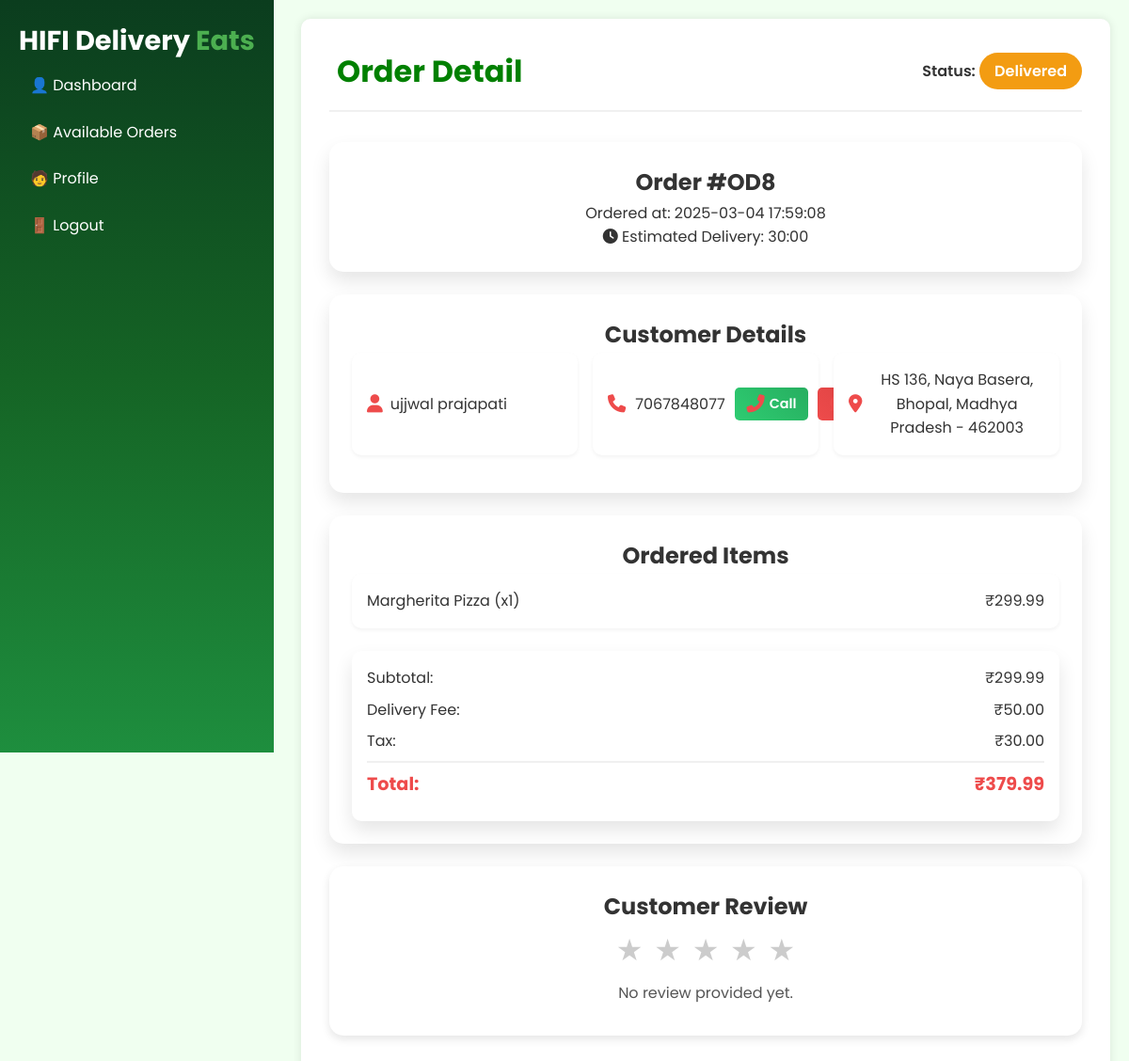
The app's page /delivery-partner/order-detail/8 (signed in) with its own data.
### models.py (models this page shows, shortened)
class Order(db.Model):
    __tablename__ = 'order'
    id = db.Column(db.Integer, primary_key=True)
    user_id = db.Column(db.Integer, db.ForeignKey('customer.id'), nullable=False)
    delivery_agent_id = db.Column(db.Integer, db.ForeignKey('delivery_agent.id'), nullable=True)
    status = db.Column(db.String(50), nullable=False, default="Pending")
    total_price = db.Column(db.Float, nullable=False)
    delivery_location = db.Column(db.String(255), nullable=False)
    created_at = db.Column(db.DateTime, default=func.now())
    delivered_at = db.Column(db.DateTime, nullable=True)
    order_feedback = db.Column(db.Integer, nullable=True)
    delivery_status = db.Column(db.String(50),nullable=False, default="ActionPending")
    items = db.relationship("OrderItem", backref="order", lazy=True)
    user = db.relationship("Customer", back_populates="orders", foreign_keys=[user_id])  # Link to the user

class Customer(UserMixin, db.Model):
    __tablename__ = 'customer'
    id = db.Column(db.Integer, primary_key=True)
    username = db.Column(db.String(100))
    email = db.Column(db.String(100), unique=True)
    phone = db.Column(db.Integer,unique=True, nullable=False)
    password = db.Column(db.String(100), nullable=False)
    addresses = db.relationship("Address", backref="customer", lazy=True)
    orders = db.relationship("Order", back_populates="user", foreign_keys="Order.user_id")  # Orders placed by the user

class Address(db.Model):
    __tablename__ = 'address'
    id = db.Column(db.Integer, primary_key=True)
    customer_id = db.Column(db.Integer, db.ForeignKey('customer.id'), nullable=False)
    address_line = db.Column(db.String(255), nullable=False)
    city = db.Column(db.String(50), nullable=False)
    state = db.Column(db.String(50), nullable=False)
    zip_code = db.Column(db.String(20), nullable=False)
    is_preferred = db.Column(db.Boolean, default=False)

class OrderItem(db.Model):
    __tablename__ = 'order_item'
    id = db.Column(db.Integer, primary_key=True)
    order_id = db.Column(db.Integer, db.ForeignKey('order.id'), nullable=False)
    menu_item_id = db.Column(db.Integer, db.ForeignKey('menu_item.id'), nullable=False)
    quantity = db.Column(db.Integer, nullable=False)
    price = db.Column(db.Float, nullable=False)
    menu_item = db.relationship("MenuItem", backref="order_items")

class MenuItem(db.Model):
    __tablename__ = 'menu_item'
    id = db.Column(db.Integer, primary_key=True)
    name = db.Column(db.String(100), nullable=False)
    description = db.Column(db.Text, nullable=True)
    price = db.Column(db.Float, nullable=False)
    image_url = db.Column(db.String(255), nullable=True)

### routes/delivery_agent_routes.py (the view)
    @app.route('/delivery-partner/order-detail/<int:order_id>')
    def delivery_partner_order_detail(order_id):
        order = (
            db.session.query(Order)
            .options(
                joinedload(Order.user).joinedload(Customer.addresses),  # Load customer's addresses
                joinedload(Order.items).joinedload(OrderItem.menu_item)   # Load each order item's menu details
            )
            .filter(
                Order.delivery_agent_id == current_user.id,
                Order.id == order_id
            )
            .first()
        )
        if not order:
            return "Order not found", 404
        feedback = (
            db.session.query(DeliveryFeedback)
            .filter(
                DeliveryFeedback.delivery_agent_id == current_user.id,
                DeliveryFeedback.order_id == order_id
            )
            .first()
        )
        print(feedback)
        return render_template("delivery_agent/order_detail.html", user=current_user, order=order, feedback=feedback)

### templates/delivery_agent/order_detail.html (shortened to what this page needs)
{% extends "/delivery_agent/index.html" %} {% block css %}
<link rel="stylesheet" href="/css/delivery_agent/order_detail.css" />
{% endblock css %} {% block content %}
<header>
  <div class="logo">
    <h1>Order Detail</h1>
  </div>
  <div class="order-status">
    <span class="status-label">Status:</span>
    <span class="status-value" id="orderStatus"
      >{{ order.delivery_status }}</span
    >
  </div>
</header>
<main>
  <section class="order-info card">
    <h2>Order #OD{{ order.id }}</h2>
    <p class="order-time">
      Ordered at:
      <span id="orderTime"
        >{{ order.created_at.strftime('%Y-%m-%d %H:%M:%S') }}</span
      >
    </p>
    <div class="estimated-delivery">
      <i class="fas fa-clock"></i>
      <span>Estimated Delivery: </span>
      <span id="estimatedDelivery">30:00</span>
    </div>
  </section>
  <section class="customer-info card">
    <h2>Customer Details</h2>
    <div class="info-grid">
      <div class="info-item">
        <i class="fas fa-user"></i>
        <p id="customerName">{{ order.user.username }}</p>
      </div>
      <div class="info-item phone-info">
        <i class="fas fa-phone"></i>
        <p id="customerPhone">{{ order.user.phone }}</p>
        <div class="phone-actions">
          <a href="tel:{{ order.user.phone }}" class="btn btn-call">
            <i class="fas fa-phone-alt"></i> Call
          </a>
          <a href="sms:{{ order.user.phone }}" class="btn btn-text">
          </a>
        </div>
      </div>
      <div class="info-item">
        <i class="fas fa-map-marker-alt"></i>
        <p id="customerAddress">
          {% if order.user.addresses %} {{ order.user.addresses[0].address_line
          }}, {{ order.user.addresses[0].city }}, {{
          order.user.addresses[0].state }} - {{ order.user.addresses[0].zip_code
          }} {% else %} No address provided. {% endif %}
        </p>
      </div>
    </div>
  </section>
  <section class="order-items card">
    <h2>Ordered Items</h2>
    <ul id="itemList">
      {% for item in order.items %}
      <li>
        <span>{{ item.menu_item.name }} (x{{ item.quantity }})</span>
        <span>₹{{ '%.2f' | format(item.price * item.quantity) }}</span>
      </li>
      {% else %}
      <li>No items found.</li>
      {% endfor %}
    </ul>
    {% set ns = namespace(subtotal=0) %} {% for item in order.items %} {% set
    ns.subtotal = ns.subtotal + (item.price * item.quantity) %} {% endfor %} {%
    set delivery_fee = 50 %} {% set tax = ns.subtotal * 0.1 %} {% set total =
    ns.subtotal + delivery_fee + tax %}
    <div class="order-summary">
      <div class="summary-item">
        <span>Subtotal:</span>
        <span id="subtotal">₹{{ '%.2f' | format(ns.subtotal) }}</span>
      </div>
      <div class="summary-item">
        <span>Delivery Fee:</span>
        <span id="deliveryFee">₹{{ '%.2f' | format(delivery_fee) }}</span>
      </div>
      <div class="summary-item">
        <span>Tax:</span>
        <span id="tax">₹{{ '%.2f' | format(tax) }}</span>
      </div>
      <div class="summary-item total">
        <span>Total:</span>
        <span id="orderTotal">₹{{ '%.2f' | format(total) }}</span>
      </div>
    </div>
  </section>
   {% if order.delivery_status == "Delivered" %}
  <section class="customer-review">
    <h2>Customer Review</h2>
    <div class="review-container">
      <div class="stars" id="starDisplay">
        {% for i in range(1, 6) %}
        <span
          class="star{% if feedback and i <= feedback.rating %} filled{% endif %}"
          data-value="{{ i }}"
          >&#9733;</span
        >
        {% endfor %}
      </div>
      <p id="reviewText">
        {% if feedback and feedback.feedback %} {{ feedback.feedback }} {% else
        %} No review provided yet. {% endif %}
      </p>
    </div>
  </section>
  {% endif %}
</main>
{% endblock content %}

### static/css/delivery_agent/index.css (style rules this page uses)
body { font-family: 'Poppins', sans-serif; margin: 0; background: #f0fff0; }
header { display: flex; justify-content: space-between; align-items: center; padding-bottom: 20px; border-bottom: 2px solid #ddd; }
.card { background: #f1f2f6; padding: 20px; border-radius: 10px; box-shadow: 2px 2px 10px rgba(0,0,0,0.1); flex: 1; text-align: center; transition: 0.3s; }
.status-value { font-weight: bold; }

### static/css/delivery_agent/order_detail.css (style rules this page uses)
:root { --primary-color: #ee4b4b; --primary-dark: #d63f3f; --secondary-color: #333333; --success-color: #2ecc71; --success-dark: #27ae60; --warning-color: #f39c12; --danger-color: #e74c3c; --danger-dark: #c0392b; --text-color: #333333; --bg-color: #f0fff0; --card-bg: #ffffff; --shadow: 0 10px 20px rgba(0, 0, 0, 0.1); }
* { margin: 0; padding: 0; box-sizing: border-box; }
body { font-family: 'Poppins', sans-serif; background: var(--bg-color); color: var(--text-color); line-height: 1.6; }
.card { background: white; padding: 1.5rem; border-radius: 15px; box-shadow: var(--shadow); margin-bottom: 1.5rem; }
header { display: flex; justify-content: space-between; align-items: center; margin-bottom: 2rem; padding-bottom: 1rem; border-bottom: 2px solid #f0f0f0; }
.logo { display: flex; align-items: center; gap: 0.5rem; }
h1 { font-size: 2rem; color: green; }
.order-status { font-size: 1rem; }
.status-label { font-weight: 600; }
.status-value { padding: 0.5rem 1rem; border-radius: 20px; background-color: var(--warning-color); color: white; font-weight: 600; }
.info-grid { display: grid; grid-template-columns: repeat(auto-fit, minmax(200px, 1fr)); gap: 1rem; margin-bottom: 1rem; }
.info-item { display: flex; align-items: center; gap: 0.5rem; background-color: white; padding: 1rem; border-radius: 10px; box-shadow: 0 2px 4px rgba(0, 0, 0, 0.05); }
.info-item i { font-size: 1.2rem; color: var(--primary-color); }
.order-items ul { list-style-type: none; }
.order-items li { display: flex; justify-content: space-between; align-items: center; padding: 1rem; background-color: white; border-radius: 10px; margin-bottom: 0.5rem; box-shadow: 0 2px 4px rgba(0, 0, 0, 0.05); }
.order-summary { margin-top: 1.5rem; background-color: white; padding: 1rem; border-radius: 10px; box-shadow: var(--shadow); }
.summary-item { display: flex; justify-content: space-between; margin-bottom: 0.5rem; }
.summary-item.total { font-weight: 700; font-size: 1.2rem; color: var(--primary-color); border-top: 2px solid #f0f0f0; padding-top: 0.5rem; margin-top: 0.5rem; }
.btn { display: inline-block; padding: 0.75rem 1.5rem; border: none; border-radius: 25px; font-size: 1rem; font-weight: 600; text-align: center; cursor: pointer; transition: all 0.3s ease; flex: 1; color: #fff; background: #ccc; }
.phone-info { display: flex; align-items: center; gap: 10px; }
.phone-actions { display: flex; gap: 10px; margin-left: auto; }
.phone-actions .btn { padding: 0.4rem 0.8rem; font-size: 0.9rem; text-decoration: none; border-radius: 5px; display: flex; align-items: center; gap: 5px; }
.btn-call { background: linear-gradient(45deg, var(--success-color), var(--success-dark)); color: white; }
.btn-text { background: linear-gradient(45deg, var(--primary-color), var(--primary-dark)); color: white; }
.customer-review { text-align: center; padding: 1.5rem; max-width: auto; margin: 1.5rem auto; border-radius: 15px; background: white; box-shadow: 0 4px 10px rgba(0, 0, 0, 0.1); }
.review-container { display: flex; flex-direction: column; align-items: center; }
.stars { font-size: 2rem; color: #ccc; margin-bottom: 0.5rem; }
.star { cursor: pointer; margin: 0 0.1rem; transition: color 0.3s; }
#reviewText { font-size: 1rem; color: #555; margin: 0; margin-bottom: 0.5rem; text-align: center; max-width: 250px; overflow: hidden; }

### records on screen
Order: delivery_status "Delivered", id "8", created_at "2025-03-04 17:59:08"
Customer: user.username "ujjwal prajapati", user.phone "7067848077"
Address: user "HS 136, Naya Basera", user "Bhopal", user "Madhya Pradesh", user "462003"
OrderItem: menu_item.name "Margherita Pizza", quantity "1", item.price*item.quantity "299.99"

### other values on screen
{{ '%.2f' | format(ns.subtotal) }} "299.99"
{{ '%.2f' | format(delivery_fee) }} "50.00"
{{ '%.2f' | format(tax) }} "30.00"
{{ '%.2f' | format(total) }} "379.99"
